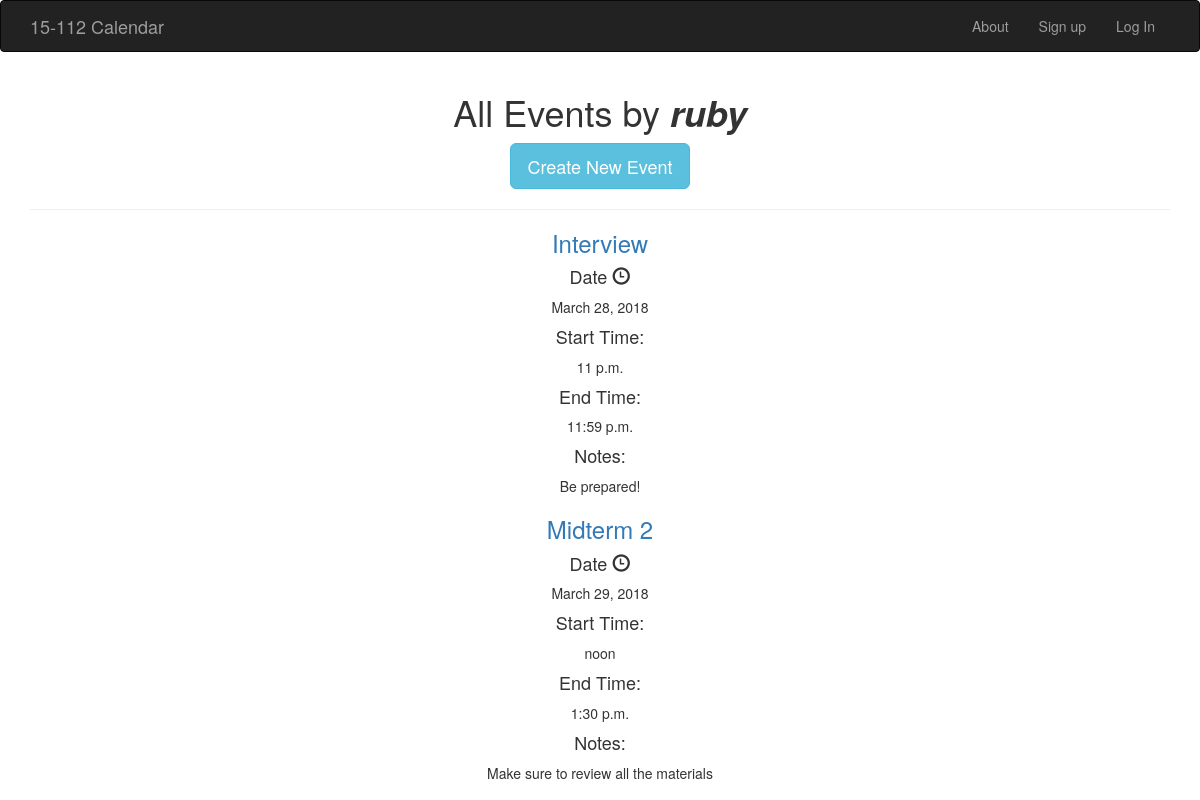
/posts/userposts/ (signed in), run on the app's committed database.
### posts/models.py (models this page shows, shortened)
class Schedule(models.Model):
    title = models.CharField(max_length=200)
    day = models.DateField()
    start_time = models.TimeField()
    end_time = models.TimeField()
    author = models.ForeignKey(User, on_delete=models.CASCADE)
    notes = models.TextField(blank=True, null=True)
    class Meta:
        verbose_name = 'Schedule'
        verbose_name_plural = 'Schedule'

### posts/views.py (the view)
def userposts(request):
    username, userid = my_view(request)
    org_event = []
    event = Schedule.objects.filter(author__id=userid).order_by('day')
    today = datetime.date.today()
    return render(request, 'posts/userposts.html', {'events': event, 'user': username})

### posts/views.py (called while the page is built)
def my_view(request):
    username = None
    if request.user.is_authenticated:
        username = request.user.username
        userid = request.user.id
        return username, userid

### posts/templates/posts/userposts.html
{% extends 'base.html' %}
{% block content %}
<center>
<h1>All Events by <b><i>{{ user }}</i></b> </h1>
<a href="{% url 'posts:create' %}" class="btn btn-lg btn-info"> Create New Event
 </a>
 <hr>
{% for event in events.all %}
<h3><a href="{% url 'posts:detail' event.id %}">{{ event.title }}</a></h3>
<h4>Date <span class="glyphicon glyphicon-time text-center" aria-hidden="true"></span></h4>
{{ event.day }}
<h4>Start Time:</h4>
 {{ event.start_time }}
<h4>End Time:</h4>
{{ event.end_time }}
<h4>Notes:</h4>
{{ event.notes }}
<br/>
{% endfor %}
</center>
{% endblock %}

### templates/base.html (shortened to what this page needs)
<!DOCTYPE html>
<html lang="en">
  <head>
    <link rel="stylesheet" href="https://maxcdn.bootstrapcdn.com/bootstrap/3.3.7/css/bootstrap.min.css">
  </head>
  <body>
  	<nav class="navbar navbar-inverse">
	  <div class="container">
	    <div class="navbar-header">
	      <a class="navbar-brand" href="{% url 'home' %}">15-112 Calendar</a>
	    </div>
	    <div class="collapse navbar-collapse" id="mynav">
      		<ul class="nav navbar-nav navbar-right">
      			{% if user.is_authenticated %}
      			<li><a href="{% url 'sitepages:about' %}">About</a></li>
            <li><a href="#" onclick="document.getElementById('myposts').submit()">My Events</a></li>
      			<li><a href="#" onclick="document.getElementById('logout').submit()">Log Out</a></li>
            <form id="myposts" method="POST" action="{% url 'posts:userposts' %}">
              {% csrf_token %}
            <input type="hidden">
            </form>
      			<form id="logout" method="POST" action="{% url 'account:logout' %}">
      				{% csrf_token %}
      				<input type="hidden">
      			</form>
      			{% else %}
      			<li><a href="{% url 'sitepages:about' %}">About</a></li>
      			<li><a href="{% url 'account:signup' %}">Sign up</a></li>
      			<li><a href="{% url 'account:login' %}">Log In</a></li>
      			{% endif %}
      		</ul>
      	</div>
	  </div>
	</nav>
	<div class="container">
		{% block content %}
		{% endblock %}
	</div>
  </body>
</html>

### data on the page
Schedule: title "Interview", day "March 28, 2018", start_time "11 p.m.", end_time "11:59 p.m.", notes "Be prepared!"
Schedule: title "Midterm 2", day "March 29, 2018", start_time "noon", end_time "1:30 p.m.", notes "Make sure to review all the materials"

### other printed values
{{ user }} "ruby"
